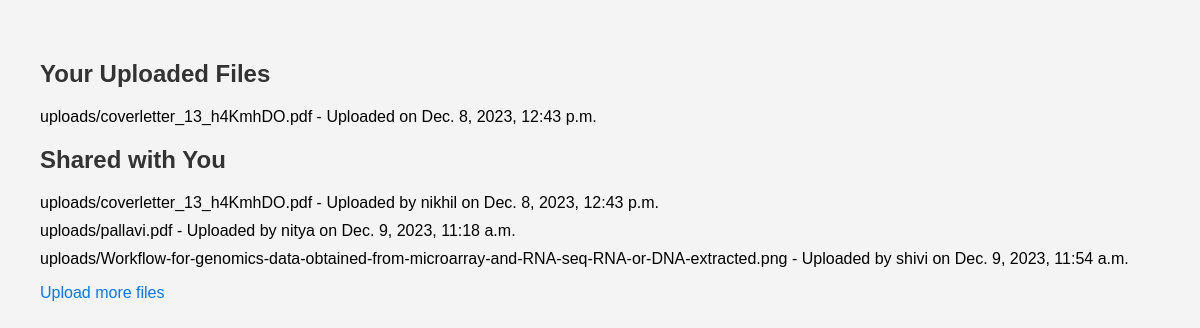
/file_list/ (signed in), run on the app's committed database.
### file_upload_app/models.py (models this page shows)
class UploadedFile(models.Model):
    user = models.ForeignKey(User, on_delete=models.CASCADE)
    file = models.FileField(upload_to='uploads/')
    uploaded_at = models.DateTimeField(auto_now_add=True)

### file_upload_app/views.py (the view)
# urls.py: path('file_list/', file_list, name='file_list'),
@login_required
def file_list(request):
    user_files = UploadedFile.objects.filter(user=request.user)
    shared_files = UploadedFile.objects.all()
    return render(request, 'file_upload_app/file_list.html', {'user_files': user_files, 'shared_files': shared_files})

### file_upload_app/templates/file_upload_app/file_list.html (shortened to what this page needs)
<!DOCTYPE html>
<html lang="en">
<head>
</head>
<body>
  <h2>Your Uploaded Files</h2>
  <ul>
    {% for file in user_files %}
      <li>{{ file.file.name }} - Uploaded on {{ file.uploaded_at }}</li>
    {% endfor %}
  </ul>
  <h2>Shared with You</h2>
  <ul>
    {% for file in shared_files %}
      <li>{{ file.file.name }} - Uploaded by {{ file.user.username }} on {{ file.uploaded_at }}</li>
    {% endfor %}
  </ul>
  <p><a href="{% url 'file_upload' %}">Upload more files</a></p>
</body>
</html>

### file_upload_app/templates/file_upload_app/file_list.html (style rules this page uses)
body { font-family: 'Arial', sans-serif; margin: 20px; padding: 20px; background-color: #f4f4f4; background-image: url('http://www.pixelstalk.net/wp-content/uploads/2016/06/Light-Blue-HD-Backgrounds.jpg'); background-size: cover; background-position: center; }
h2 { color: #333; }
ul { list-style-type: none; padding: 0; }
li { margin-bottom: 10px; }
a { color: #007BFF; text-decoration: none; }

### data on the page
UploadedFile: file.name "uploads/coverletter_13_h4KmhDO.pdf", uploaded_at "Dec. 8, 2023, 12:43 p.m.", user.username "nikhil"
UploadedFile: file.name "uploads/pallavi.pdf", user.username "nitya", uploaded_at "Dec. 9, 2023, 11:18 a.m."
UploadedFile: file.name "uploads/Workflow-for-genomics-data-obtained-from-microarray-and-RNA-seq-RNA-or-DNA-extracted.png", user.username "shivi", uploaded_at "Dec. 9, 2023, 11:54 a.m."
